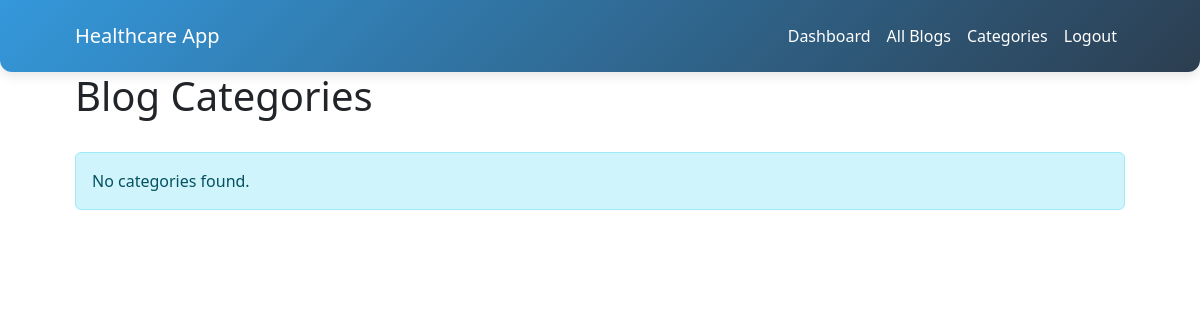
The app's page /blog/categories/ (signed in), older data.
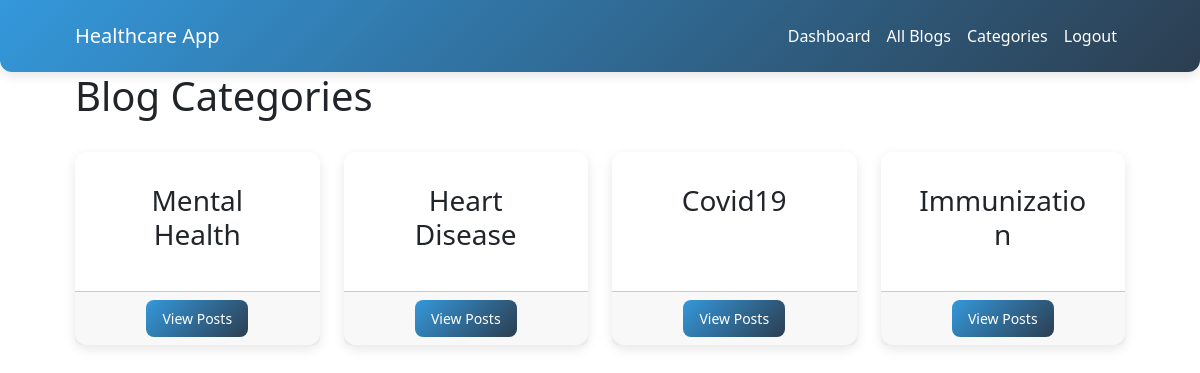
The same page, newer data.
### blog/models.py (models this page shows, shortened)
class Category(models.Model):
    name = models.CharField(max_length=100)
    class Meta:
        verbose_name_plural = "Categories"

### blog/views.py (the view)
# urls.py: path('categories/', views.category_list, name='category_list'),
@login_required
def category_list(request):
    if request.user.user_type == 'doctor':
        return redirect('my_blog_posts')
    categories = Category.objects.all()
    return render(request, 'blog/category_list.html', {'categories': categories})

### blog/templates/blog/category_list.html (shortened to what this page needs)
{% extends 'blog/base.html' %}
{% block content %}
<div class="row mb-4">
    <div class="col-md-12">
        <h1>Blog Categories</h1>
    </div>
</div>
<div class="row">
    {% if categories %}
        {% for category in categories %}
            <div class="col-md-3 mb-4">
                <div class="card h-100">
                    <div class="card-body text-center">
                        <h3 class="card-title">{{ category.name }}</h3>
                    </div>
                    <div class="card-footer text-center">
                        <a href="{% url 'blog_list' %}?category={{ category.id }}" class="btn btn-primary">View Posts</a>
                    </div>
                </div>
            </div>
        {% endfor %}
    {% else %}
        <div class="col-md-12">
            <div class="alert alert-info">
                No categories found.
            </div>
        </div>
    {% endif %}
</div>
{% endblock %}

Row changes from the older to the newer data that the page shows:
added Category: name "Mental Health"
added Category: name "Heart Disease"
added Category: name "Covid19"
added Category: name "Immunization"
Text that changed along with them:
text no longer shown: "No categories found."
